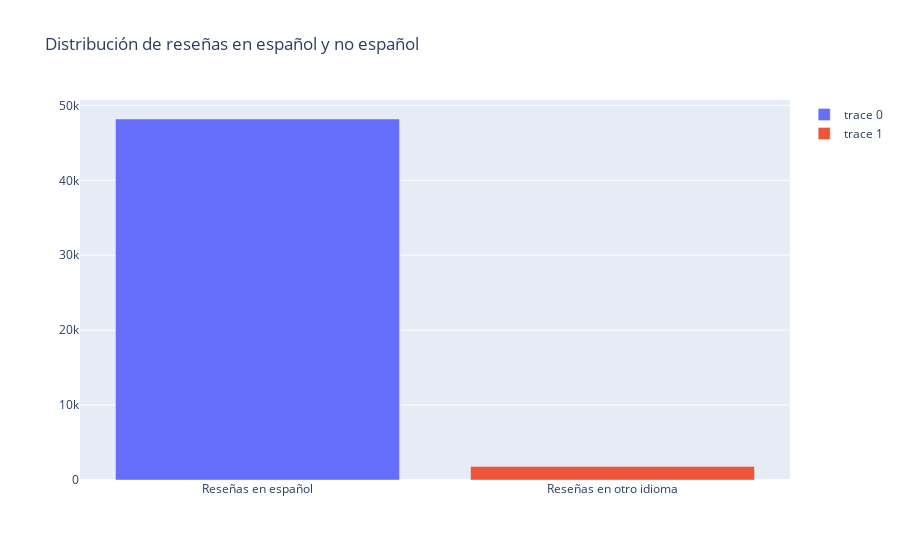

The notebook cell saved with this chart:
### Markdown cell above
## Bernoulli

### Code cell
# Cantidad de reseñas que no estan en español
def count_non_spanish(reviews):
    non_spanish_count = 0
    for review in reviews:
        if langdetect.detect(review) != 'es': non_spanish_count += 1
    return non_spanish_count

non_spanish_count = count_non_spanish(ds['review_es'])
spanish_count = len(ds['review_es']) - non_spanish_count
non_spanish_bar = py.graph_objs.Bar(x=["Reseñas en otro idioma"], y=[non_spanish_count])
spanish_bar = py.graph_objs.Bar(x=["Reseñas en español"], y=[spanish_count])
fig = py.graph_objs.Figure([spanish_bar, non_spanish_bar])
fig.update_layout(title_text='Distribución de reseñas en español y no español')
fig.show()

### Figure 1 — Plotly figure (JSON) as saved in the notebook; plotly's stock layout.template omitted (floating-point values rounded to 4 significant figures)
{"data": [{"type": "bar", "x": ["Reseñas en español"], "y": [48182]}, {"type": "bar", "x": ["Reseñas en otro idioma"], "y": [1818]}], "layout": {"title": {"text": "Distribución de reseñas en español y no español"}}}
